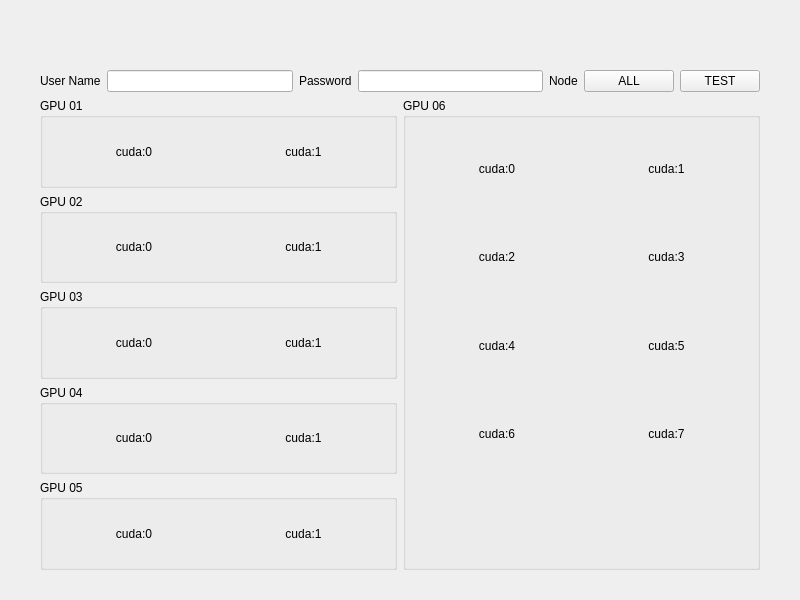
<?xml version="1.0" encoding="UTF-8"?>
<ui version="4.0">
 <class>Information_Page</class>
 <widget class="QWidget" name="Information_Page">
  <property name="geometry">
   <rect>
    <x>0</x>
    <y>0</y>
    <width>800</width>
    <height>600</height>
   </rect>
  </property>
  <property name="windowTitle">
   <string>Form</string>
  </property>
  <layout class="QVBoxLayout" name="verticalLayout_4">
   <property name="leftMargin">
    <number>40</number>
   </property>
   <property name="topMargin">
    <number>70</number>
   </property>
   <property name="rightMargin">
    <number>40</number>
   </property>
   <property name="bottomMargin">
    <number>30</number>
   </property>
   <item>
    <layout class="QHBoxLayout" name="Info_head">
     <item>
      <widget class="BodyLabel" name="BodyLabel">
       <property name="text">
        <string>User Name</string>
       </property>
      </widget>
     </item>
     <item>
      <widget class="LineEdit" name="LineEdit"/>
     </item>
     <item>
      <widget class="BodyLabel" name="BodyLabel_2">
       <property name="text">
        <string>Password</string>
       </property>
      </widget>
     </item>
     <item>
      <widget class="PasswordLineEdit" name="PasswordLineEdit"/>
     </item>
     <item>
      <widget class="BodyLabel" name="BodyLabel_3">
       <property name="text">
        <string>Node</string>
       </property>
      </widget>
     </item>
     <item>
      <widget class="ComboBox" name="ComboBox">
       <property name="sizePolicy">
        <sizepolicy hsizetype="Fixed" vsizetype="Fixed">
         <horstretch>0</horstretch>
         <verstretch>0</verstretch>
        </sizepolicy>
       </property>
       <property name="minimumSize">
        <size>
         <width>90</width>
         <height>0</height>
        </size>
       </property>
       <property name="text">
        <string>ALL</string>
       </property>
       <property name="autoDefault">
        <bool>false</bool>
       </property>
      </widget>
     </item>
     <item>
      <widget class="PrimaryPushButton" name="PrimaryPushButton">
       <property name="text">
        <string>TEST</string>
       </property>
      </widget>
     </item>
    </layout>
   </item>
   <item>
    <layout class="QHBoxLayout" name="GPU_CUDA" stretch="1,1">
     <item>
      <layout class="QVBoxLayout" name="GPU_L">
       <item>
        <widget class="QGroupBox" name="GPU01">
         <property name="title">
          <string>GPU 01</string>
         </property>
         <layout class="QHBoxLayout" name="horizontalLayout_2">
          <item>
           <widget class="SubtitleLabel" name="cuda10">
            <property name="text">
             <string>cuda:0</string>
            </property>
            <property name="alignment">
             <set>Qt::AlignCenter</set>
            </property>
           </widget>
          </item>
          <item>
           <widget class="SubtitleLabel" name="cuda11">
            <property name="text">
             <string>cuda:1</string>
            </property>
            <property name="alignment">
             <set>Qt::AlignCenter</set>
            </property>
           </widget>
          </item>
         </layout>
        </widget>
       </item>
       <item>
        <widget class="QGroupBox" name="GPU02">
         <property name="title">
          <string>GPU 02</string>
         </property>
         <layout class="QHBoxLayout" name="horizontalLayout_3">
          <item>
           <widget class="SubtitleLabel" name="cuda20">
            <property name="text">
             <string>cuda:0</string>
            </property>
            <property name="alignment">
             <set>Qt::AlignCenter</set>
            </property>
           </widget>
          </item>
          <item>
           <widget class="SubtitleLabel" name="cuda21">
            <property name="text">
             <string>cuda:1</string>
            </property>
            <property name="alignment">
             <set>Qt::AlignCenter</set>
            </property>
           </widget>
          </item>
         </layout>
        </widget>
       </item>
       <item>
        <widget class="QGroupBox" name="GPU03">
         <property name="title">
          <string>GPU 03</string>
         </property>
         <layout class="QHBoxLayout" name="horizontalLayout_4">
          <item>
           <widget class="SubtitleLabel" name="cuda30">
            <property name="text">
             <string>cuda:0</string>
            </property>
            <property name="alignment">
             <set>Qt::AlignCenter</set>
            </property>
           </widget>
          </item>
          <item>
           <widget class="SubtitleLabel" name="cuda31">
            <property name="text">
             <string>cuda:1</string>
            </property>
            <property name="alignment">
             <set>Qt::AlignCenter</set>
            </property>
           </widget>
          </item>
         </layout>
        </widget>
       </item>
       <item>
        <widget class="QGroupBox" name="GPU04">
         <property name="title">
          <string>GPU 04</string>
         </property>
         <layout class="QHBoxLayout" name="horizontalLayout_5">
          <item>
           <widget class="SubtitleLabel" name="cuda40">
            <property name="text">
             <string>cuda:0</string>
            </property>
            <property name="alignment">
             <set>Qt::AlignCenter</set>
            </property>
           </widget>
          </item>
          <item>
           <widget class="SubtitleLabel" name="cuda41">
            <property name="text">
             <string>cuda:1</string>
            </property>
            <property name="alignment">
             <set>Qt::AlignCenter</set>
            </property>
           </widget>
          </item>
         </layout>
        </widget>
       </item>
       <item>
        <widget class="QGroupBox" name="GPU05">
         <property name="title">
          <string>GPU 05</string>
         </property>
         <layout class="QHBoxLayout" name="horizontalLayout_6">
          <item>
           <widget class="SubtitleLabel" name="cuda50">
            <property name="text">
             <string>cuda:0</string>
            </property>
            <property name="alignment">
             <set>Qt::AlignCenter</set>
            </property>
           </widget>
          </item>
          <item>
           <widget class="SubtitleLabel" name="cuda51">
            <property name="text">
             <string>cuda:1</string>
            </property>
            <property name="alignment">
             <set>Qt::AlignCenter</set>
            </property>
           </widget>
          </item>
         </layout>
        </widget>
       </item>
      </layout>
     </item>
     <item>
      <layout class="QVBoxLayout" name="GPU_R" stretch="4">
       <item>
        <widget class="QGroupBox" name="GPU06">
         <property name="title">
          <string>GPU 06</string>
         </property>
         <layout class="QVBoxLayout" name="verticalLayout" stretch="1,1,1,1,1">
          <item>
           <layout class="QHBoxLayout" name="Subgroup1">
            <item>
             <widget class="SubtitleLabel" name="cuda60">
              <property name="text">
               <string>cuda:0</string>
              </property>
              <property name="alignment">
               <set>Qt::AlignCenter</set>
              </property>
             </widget>
            </item>
            <item>
             <widget class="SubtitleLabel" name="cuda61">
              <property name="text">
               <string>cuda:1</string>
              </property>
              <property name="alignment">
               <set>Qt::AlignCenter</set>
              </property>
             </widget>
            </item>
           </layout>
          </item>
          <item>
           <layout class="QHBoxLayout" name="Subgroup2">
            <item>
             <widget class="SubtitleLabel" name="cuda62">
              <property name="text">
               <string>cuda:2</string>
              </property>
              <property name="alignment">
               <set>Qt::AlignCenter</set>
              </property>
             </widget>
            </item>
            <item>
             <widget class="SubtitleLabel" name="cuda63">
              <property name="text">
               <string>cuda:3</string>
              </property>
              <property name="alignment">
               <set>Qt::AlignCenter</set>
              </property>
             </widget>
            </item>
           </layout>
          </item>
          <item>
           <layout class="QHBoxLayout" name="Subgroup3">
            <item>
             <widget class="SubtitleLabel" name="cuda64">
              <property name="text">
               <string>cuda:4</string>
              </property>
              <property name="alignment">
               <set>Qt::AlignCenter</set>
              </property>
             </widget>
            </item>
            <item>
             <widget class="SubtitleLabel" name="cuda65">
              <property name="text">
               <string>cuda:5</string>
              </property>
              <property name="alignment">
               <set>Qt::AlignCenter</set>
              </property>
             </widget>
            </item>
           </layout>
          </item>
          <item>
           <layout class="QHBoxLayout" name="Subgroup4">
            <item>
             <widget class="SubtitleLabel" name="cuda66">
              <property name="text">
               <string>cuda:6</string>
              </property>
              <property name="alignment">
               <set>Qt::AlignCenter</set>
              </property>
             </widget>
            </item>
            <item>
             <widget class="SubtitleLabel" name="cuda67">
              <property name="text">
               <string>cuda:7</string>
              </property>
              <property name="alignment">
               <set>Qt::AlignCenter</set>
              </property>
             </widget>
            </item>
           </layout>
          </item>
          <item>
           <spacer name="Subgroup5">
            <property name="orientation">
             <enum>Qt::Vertical</enum>
            </property>
            <property name="sizeHint" stdset="0">
             <size>
              <width>20</width>
              <height>40</height>
             </size>
            </property>
           </spacer>
          </item>
         </layout>
        </widget>
       </item>
      </layout>
     </item>
    </layout>
   </item>
  </layout>
 </widget>
 <customwidgets>
  <customwidget>
   <class>ComboBox</class>
   <extends>QPushButton</extends>
   <header>qfluentwidgets</header>
  </customwidget>
  <customwidget>
   <class>PushButton</class>
   <extends>QPushButton</extends>
   <header>qfluentwidgets</header>
  </customwidget>
  <customwidget>
   <class>PrimaryPushButton</class>
   <extends>PushButton</extends>
   <header>qfluentwidgets</header>
  </customwidget>
  <customwidget>
   <class>BodyLabel</class>
   <extends>QLabel</extends>
   <header>qfluentwidgets</header>
  </customwidget>
  <customwidget>
   <class>SubtitleLabel</class>
   <extends>QLabel</extends>
   <header>qfluentwidgets</header>
  </customwidget>
  <customwidget>
   <class>LineEdit</class>
   <extends>QLineEdit</extends>
   <header>qfluentwidgets</header>
  </customwidget>
  <customwidget>
   <class>PasswordLineEdit</class>
   <extends>LineEdit</extends>
   <header>qfluentwidgets</header>
  </customwidget>
 </customwidgets>
 <resources/>
 <connections/>
</ui>
